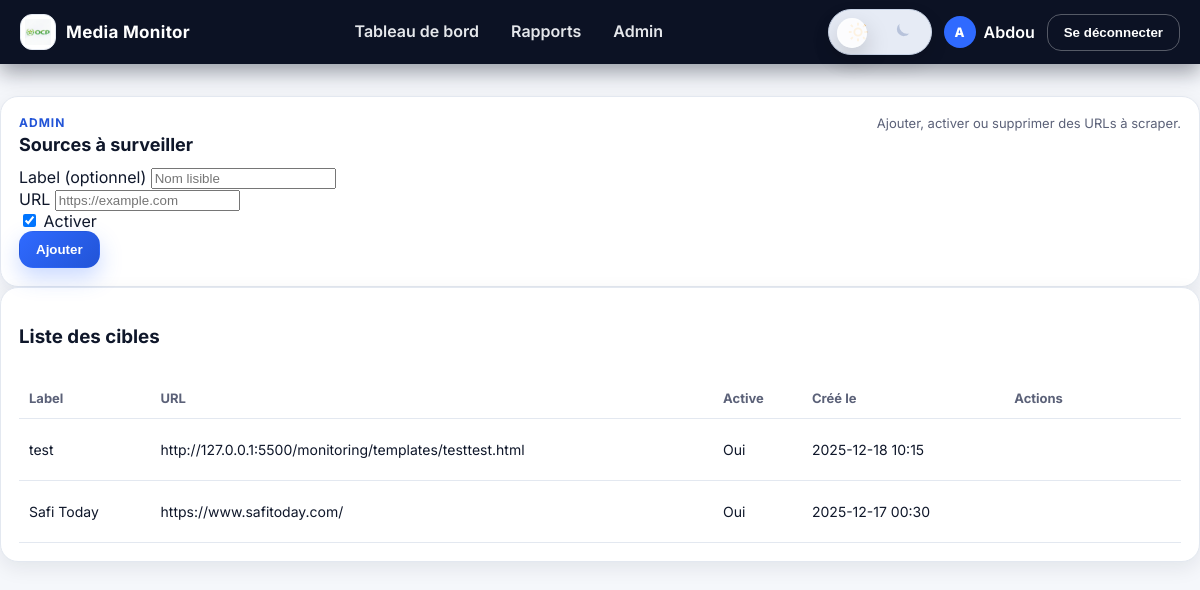
The app's page /administration/scrape-targets/ (signed in) with its own data.
### monitoring/models.py (models this page shows, shortened)
class ScrapeTarget(models.Model):
    label = models.CharField(max_length=255, blank=True, help_text="Optional friendly name")
    url = models.URLField(unique=True)
    is_active = models.BooleanField(default=True)
    created_at = models.DateTimeField(auto_now_add=True)
    class Meta:
        ordering = ["-created_at"]

### monitoring/views.py (the view, shortened to what this page needs)
# urls.py: path("administration/scrape-targets/", views.admin_scrape_targets, name="admin_scrape_targets"),
@admin_required
@require_http_methods(["GET", "POST"])
def admin_scrape_targets(request):
    targets = ScrapeTarget.objects.all().order_by("-created_at")
    return render(
        request,
        "admin/scrape_targets.html",
        {
            "targets": targets,
        },
    )

### monitoring/templatetags/i18n_fr.py (called while the page is built)
@register.filter(name="t")
def translate(key: object) -> str:
    if key is None:
        return ""
    text = str(key)
    return TRANSLATIONS_FR.get(text, text)

### monitoring/views.py (called while the page is built)
def admin_required(view_func):
    @wraps(view_func)
    def _wrapped(request, *args, **kwargs):
        if not request.user.is_authenticated:
            messages.error(request, "Accès non autorisé")
            return redirect("monitoring:admin_login")
        if not request.user.is_superuser:
            messages.error(request, "Accès non autorisé")
            return redirect("monitoring:admin_login")
        return view_func(request, *args, **kwargs)
    return _wrapped

### monitoring/templates/admin/scrape_targets.html (shortened to what this page needs)
{% extends "base.html" %}
{% load static %}
{% load i18n_fr %}
{% block content %}
<section class="panel">
    <div class="panel-header">
        <div>
            <p class="eyebrow">Admin</p>
            <h2>Sources à surveiller</h2>
        </div>
        <p class="panel-sub">Ajouter, activer ou supprimer des URLs à scraper.</p>
    </div>
    <form method="post" class="form-inline">
        <div class="form-row">
            <label>Label (optionnel)</label>
            <input type="text" name="label" placeholder="Nom lisible">
        </div>
        <div class="form-row">
            <label>URL</label>
            <input type="url" name="url" placeholder="https://example.com" required>
        </div>
        <div class="form-row checkbox-row">
            <label>
                <input type="checkbox" name="is_active" checked>
                Activer
            </label>
        </div>
        <button class="btn primary" type="submit">Ajouter</button>
    </form>
</section>
<section class="panel">
    <div class="panel-header">
        <h3>Liste des cibles</h3>
    </div>
    <div class="table-wrapper">
        <table>
            <thead>
                <tr>
                    <th>Label</th>
                    <th>URL</th>
                    <th>Active</th>
                    <th>Créé le</th>
                    <th>Actions</th>
                </tr>
            </thead>
            <tbody>
                {% for target in targets %}
                    <tr>
                        <td>{{ target.label|default:"—" }}</td>
                        <td><a href="{{ target.url }}" target="_blank" rel="noopener">{{ target.url }}</a></td>
                        <td>{{ target.is_active|yesno:"Oui,Non" }}</td>
                        <td>{{ target.created_at|date:"Y-m-d H:i" }}</td>
                        <td>
                            <form method="post" style="display:inline">
                                <button class="btn ghost" type="submit">Supprimer</button>
                            </form>
                        </td>
                    </tr>
                {% empty %}
                    <tr><td colspan="5" class="muted">Aucune URL configurée.</td></tr>
                {% endfor %}
            </tbody>
        </table>
    </div>
</section>
{% endblock %}

### monitoring/templates/base.html (shortened to what this page needs)
{% load static %}
{% load i18n_fr %}
<!DOCTYPE html>
<html lang="fr">
<head>
    <link rel="stylesheet" href="{% static 'css/styles.css' %}">
</head>
<body>
    <header class="topbar">
        <div class="container topbar-inner">
            <a class="brand" href="{% url 'monitoring:dashboard' %}">
                <span class="brand-icon">
                    <img src="{% static 'img/ocp-logo.png' %}" alt="OCP">
                </span>
                <span class="brand-text">Media Monitor</span>
            </a>
            <nav class="nav" id="primary-nav">
                <a href="{% url 'monitoring:dashboard' %}" class="{% if request.path == '/' %}active{% endif %}">{{ "Dashboard"|t }}</a>
                <a href="{% url 'monitoring:report' %}" class="{% if request.path == '/report/' %}active{% endif %}">{{ "Reports"|t }}</a>
                {% if request.user.is_superuser %}
                    <a href="{% url 'monitoring:admin_users' %}">{{ "Admin"|t }}</a>
                {% endif %}
            </nav>
            <div class="user-actions">
                <button class="theme-toggle" type="button" aria-label="Toggle dark mode" aria-checked="false" tabindex="0" role="switch">
                    <span class="theme-toggle-track">
                        <span class="theme-icon sun" aria-hidden="true">
                        </span>
                        <span class="theme-toggle-knob"></span>
                        <span class="theme-icon moon" aria-hidden="true">
                            <svg viewBox="0 0 24 24" focusable="false" aria-hidden="true">
                                <path d="M21 13.5A8.5 8.5 0 0 1 10.5 3a7.5 7.5 0 1 0 10.5 10.5Z"></path>
                            </svg>
                        </span>
                    </span>
                </button>
                {% if request.user.is_authenticated %}
                    <div class="user-summary">
                        <span class="avatar-circle">{{ request.user.username|slice:":1"|upper }}</span>
                        <span class="user-name">{{ request.user.username }}</span>
                    </div>
                    <form method="post" action="{% url 'logout' %}">
                        <button type="submit" class="btn ghost">{{ "Logout"|t }}</button>
                    </form>
                {% else %}
                    <a class="btn primary" href="{% url 'login' %}">{{ "Login"|t }}</a>
                {% endif %}
            </div>
        </div>
    </header>
    <main class="page container">
        {% block content %}{% endblock %}
    </main>
</body>
</html>

### records on screen
ScrapeTarget: label "test", url "http://127.0.0.1:5500/monitoring/templates/testtest.html", is_active "Oui", created_at "2025-12-18 10:15"
ScrapeTarget: label "Safi Today", url "https://www.safitoday.com/", is_active "Oui", created_at "2025-12-17 00:30"

### other values on screen
{{ "Dashboard"|t }} "Tableau de bord"
{{ "Reports"|t }} "Rapports"
{{ "Admin"|t }} "Admin"
{{ request.user.username|slice:":1"|upper }} "A"
{{ request.user.username }} "Abdou"
{{ "Logout"|t }} "Se déconnecter"
